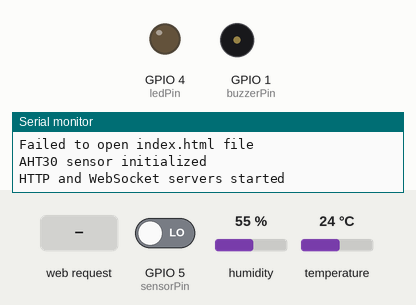
Recording of a sketch running on a simulated ESP32-C3. Parts: output pins drawn as LEDs (lit = HIGH), buzzer (waves = sounding), the last lines printed to the serial monitor. The inputs (shaded band) are chosen by the test bench; at power-on: GPIO 5 (sensorPin) LOW, humidity 55 %, temperature 24 °C. Storage starts empty.

Above: at 1.2 s.
1.3 s: GPIO 5 (sensorPin) driven HIGH
At 4.15 s:
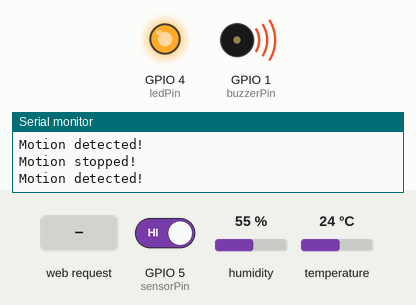
At 4.5 s:
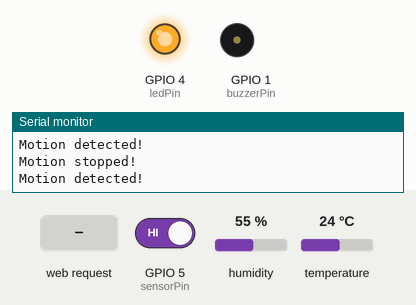
4.8 s: HTTP request GET / received
At 5.9 s:
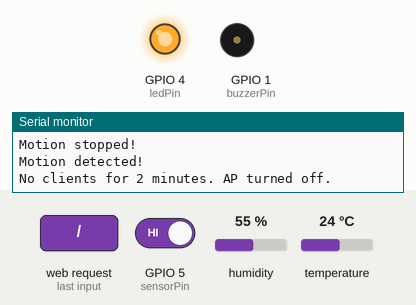
Timing chart, 0 to 7.8 s (numbered marks = the images above; inputs shaded):
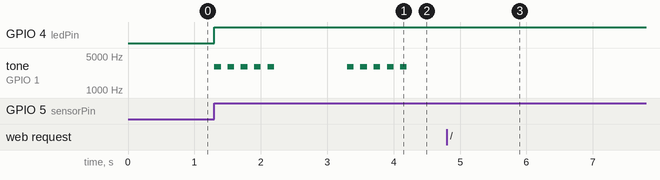

The sketch:

esp32c3_main.ino
```cpp
#include <WiFi.h>
#include <WebServer.h>
#include <Adafruit_AHTX0.h>
#include <Wire.h>
#include <WebSocketsServer.h>
#include <SPIFFS.h>

// Wi-Fi AP configuration
const char* apSSID = "IOT SmartEnviro";
const char* apPassword = "cuadra12345";

// Pins for motion detection
const int buzzerPin = 1;
const int ledPin = 4;
const int sensorPin = 5;
const unsigned long motionTimeout = 2000;

WebServer server(80);
WebSocketsServer webSocket(81);

Adafruit_AHTX0 aht;
bool sensorConnected = false;
String htmlContent;

// Timing constants
const unsigned long clientCheckInterval = 120000;
const unsigned long sensorPollInterval = 1000;

// Timing variables
unsigned long lastClientCheckMillis = 0;
unsigned long lastSensorCheck = 0;
unsigned long lastMotionTime = 0;

// Motion state
bool motionDetected = false;
bool apActive = true;

// Load HTML content once during setup
void loadHTMLContent() {
    File file = SPIFFS.open("/index.html", "r");
    if (file) {
        htmlContent = file.readString();
        file.close();
    } else {
        Serial.println("Failed to open index.html file");
    }
}

// Handle root page request
void handle_OnConnect() {
    String tempHtml = htmlContent;
    tempHtml.replace("%TEMP%", "loading..");
    tempHtml.replace("%HUMIDITY%", "loading..");
    tempHtml.replace("%HEATINDEX%", "loading..");
    server.send(200, "text/html", tempHtml);

    lastClientCheckMillis = millis(); // Reset client check timer
}

void handle_NotFound() {
    server.send(404, "text/plain", "Not found");
}

// Calculate heat index
float calculateHeatIndex(float temperature, float humidity) {
    if (humidity < 0 || humidity > 100 || temperature < -30 || temperature > 50) return NAN;

    float T = (temperature * 9.0 / 5.0) + 32;
    float HI = -42.379 + 2.04901523 * T + 10.14333127 * humidity
               - 0.22475541 * T * humidity - 0.00683783 * T * T
               - 0.05481717 * humidity * humidity
               + 0.00122874 * T * T * humidity
               + 0.00085282 * T * humidity * humidity
               - 0.00000199 * T * T * humidity * humidity;

    return (HI - 32) * 5.0 / 9.0;
}

// Send updates via WebSocket
void sendWebSocketUpdates(float temperature, float humidity) {
    float heatIndex = calculateHeatIndex(temperature, humidity);
    String json = "{\"temp\":\"" + String(temperature, 1) + "\","
                  "\"humidity\":\"" + String(humidity, 1) + "\","
                  "\"heatIndex\":\"" + String(heatIndex, 1) + "\"}";
    webSocket.broadcastTXT(json);
}

// Monitor environment sensor
void checkEnvironmentSensor() {
    if (millis() - lastSensorCheck < sensorPollInterval) return;
    lastSensorCheck = millis();

    if (!sensorConnected) return;

    sensors_event_t humidityEvent, temperatureEvent;
    aht.getEvent(&humidityEvent, &temperatureEvent);

    if (isnan(temperatureEvent.temperature) || isnan(humidityEvent.relative_humidity)) {
        Serial.println("Failed to read from AHT30 sensor!");
        return;
    }

    static float lastTemperature = NAN;
    static float lastHumidity = NAN;

    if (temperatureEvent.temperature != lastTemperature || humidityEvent.relative_humidity != lastHumidity) {
        lastTemperature = temperatureEvent.temperature;
        lastHumidity = humidityEvent.relative_humidity;
        sendWebSocketUpdates(lastTemperature, lastHumidity);
    }
}

// Play buzzer pulse
void playBuzzerPulse() {
    for (int i = 0; i < 5; i++) {
        tone(buzzerPin, 3000);
        delay(100);
        noTone(buzzerPin);
        delay(100);
    }
}

// Check motion sensor
void checkMotionSensor() {
    bool currentMotionState = digitalRead(sensorPin);

    if (currentMotionState == HIGH && !motionDetected) {
        Serial.println("Motion detected!");
        motionDetected = true;
        lastMotionTime = millis();
        digitalWrite(ledPin, HIGH);
        playBuzzerPulse();
    }

    if (motionDetected && millis() - lastMotionTime >= motionTimeout) {
        Serial.println("Motion stopped!");
        motionDetected = false;
        digitalWrite(ledPin, LOW);
        noTone(buzzerPin);
    }
}

void setup() {
    Serial.begin(115200);

    pinMode(ledPin, OUTPUT);
    pinMode(sensorPin, INPUT);
    pinMode(buzzerPin, OUTPUT);

    WiFi.softAP(apSSID, apPassword);
    Serial.print("AP IP Address: ");
    Serial.println(WiFi.softAPIP());

    if (!SPIFFS.begin(true)) {
        Serial.println("SPIFFS mount failed");
        return;
    }

    loadHTMLContent();
    sensorConnected = aht.begin();
    Serial.println(sensorConnected ? "AHT30 sensor initialized" : "AHT30 sensor not found");

    server.on("/", handle_OnConnect);
    server.onNotFound(handle_NotFound);
    server.begin();
    webSocket.begin();
    Serial.println("HTTP and WebSocket servers started");
}

void loop() {
    unsigned long currentMillis = millis();

    if (apActive) {
        server.handleClient();
        webSocket.loop();
        checkEnvironmentSensor();
        checkMotionSensor();

        if (WiFi.softAPgetStationNum() > 0) {
            lastClientCheckMillis = currentMillis;
        } else if (currentMillis - lastClientCheckMillis >= clientCheckInterval) {
            WiFi.softAPdisconnect(true);
            Serial.println("No clients for 2 minutes. AP turned off.");
            apActive = false;
        }
    }
}
```

Measured:
- after the input at 1.3 s, GPIO 4 (ledPin): LOW → HIGH at once; tone on GPIO 1 (buzzerPin): goes 4 × (3000 Hz 0.10 s, silent 0.10 s), 3000 Hz 0.10 s, silent 1.1 s, 4 × (3000 Hz 0.10 s, silent 0.10 s), 3000 Hz 0.10 s, then silent, starting at once
- after the input at 4.8 s, tone on GPIO 1 (buzzerPin): stops changing and stays silent
